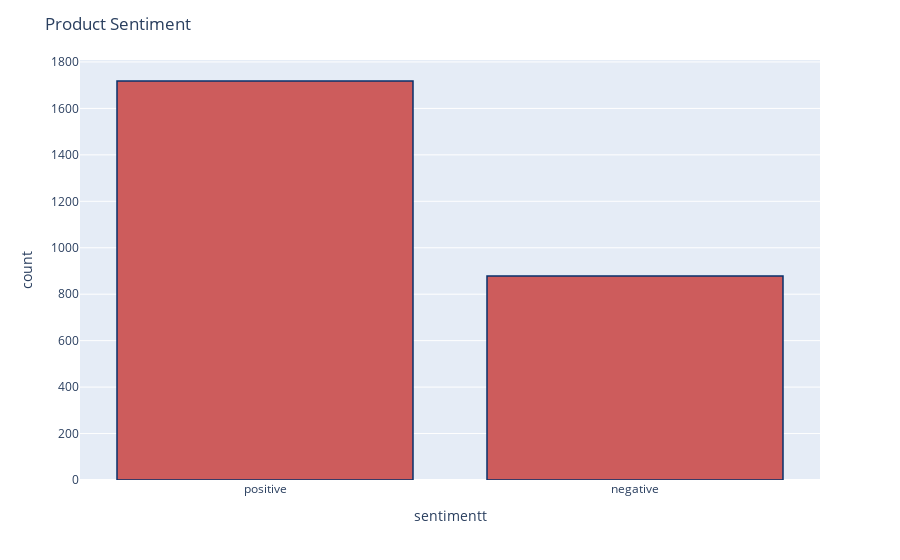

Here is the notebook cell this chart was saved with:
### Code cell
df['sentimentt'] = df['sentiment'].replace({-1 : 'negative'})
df['sentimentt'] = df['sentimentt'].replace({1 : 'positive'})
fig = px.histogram(df, x="sentimentt")
fig.update_traces(marker_color="indianred",marker_line_color='rgb(8,48,107)',
                  marker_line_width=1.5)
fig.update_layout(title_text='Product Sentiment')
fig.show()

### Figure 1 — Plotly figure (JSON) as saved in the notebook; plotly's stock layout.template omitted (floating-point values rounded to 4 significant figures; data arrays with more than 128 entries replaced by an {"elided": "..."} marker saying what was removed)
{"data": [{"alignmentgroup": "True", "bingroup": "x", "hovertemplate": "sentimentt=%{x}<br>count=%{y}<extra></extra>", "legendgroup": "", "marker": {"color": "indianred", "line": {"color": "rgb(8,48,107)", "width": 1.5}, "pattern": {"shape": ""}}, "name": "", "offsetgroup": "", "orientation": "v", "showlegend": false, "type": "histogram", "x": {"elided": "2596 str values"}, "xaxis": "x", "yaxis": "y"}], "layout": {"barmode": "relative", "legend": {"tracegroupgap": 0}, "margin": {"t": 60}, "title": {"text": "Product Sentiment"}, "xaxis": {"anchor": "y", "domain": [0, 1], "title": {"text": "sentimentt"}}, "yaxis": {"anchor": "x", "domain": [0, 1], "title": {"text": "count"}}}}
